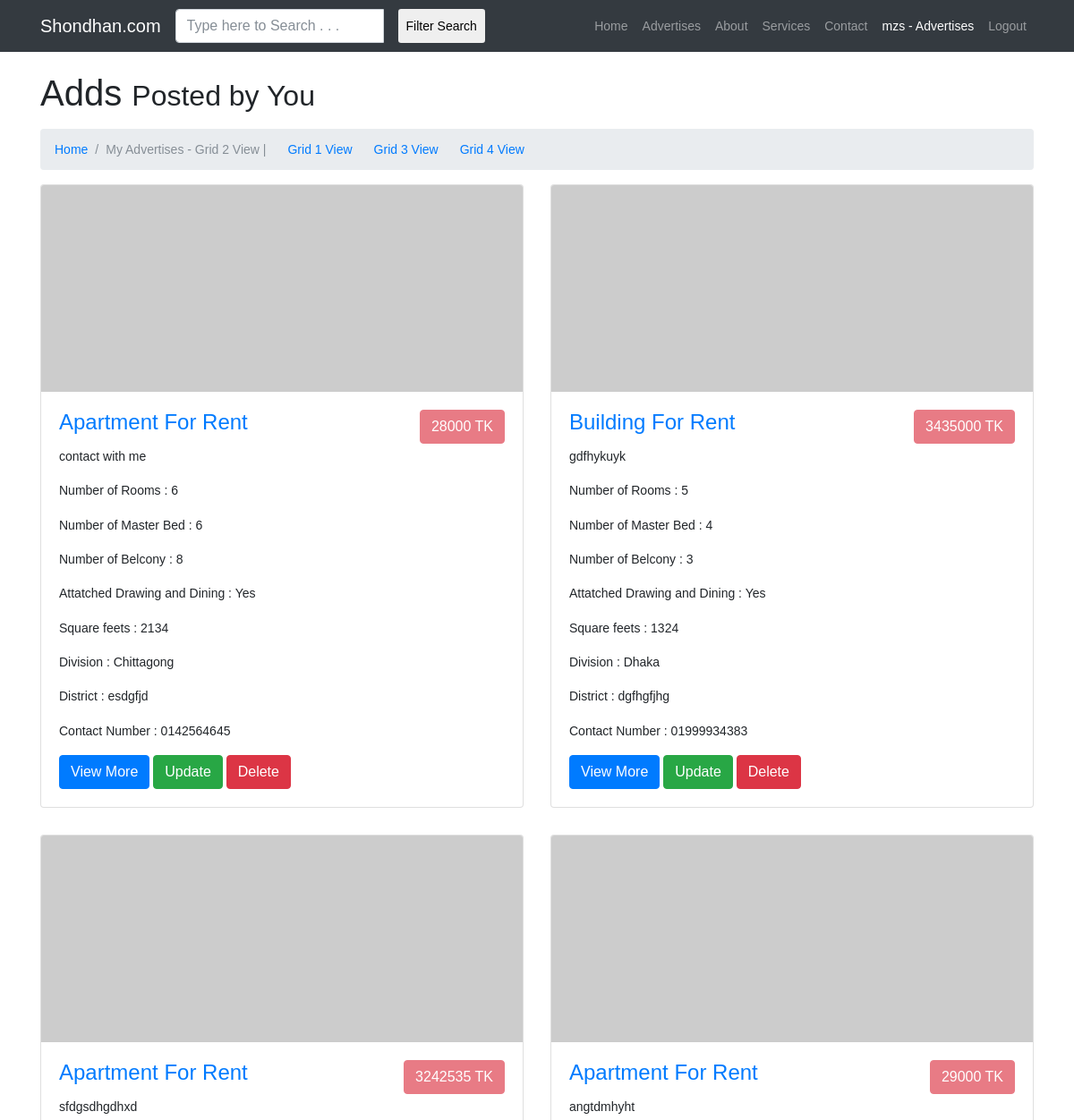
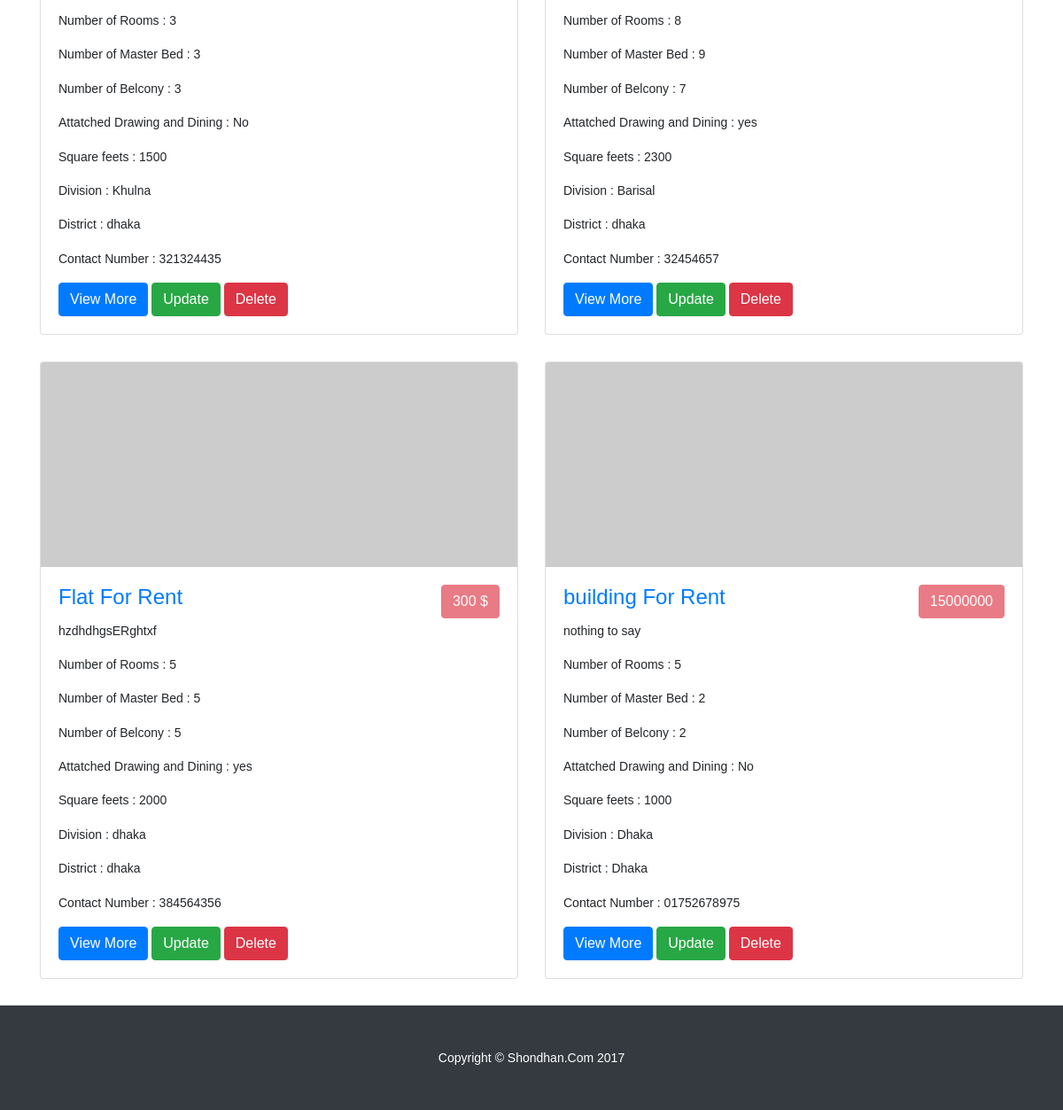
The app's page /userAdds-g2.php (signed in) with its own data (2 pictures, top to bottom).
### tables this page shows
CREATE TABLE `advertises` (
  `aid` int(10) NOT NULL,
  `addOwner` varchar(20) NOT NULL,
  `addOwnerID` int(10) NOT NULL,
  `addFor` varchar(10) NOT NULL,
  `addType` varchar(15) DEFAULT NULL,
  `bed` int(4) NOT NULL,
  `masterBeed` int(4) NOT NULL,
  `belcony` int(4) NOT NULL,
  `attachedDD` varchar(5) DEFAULT NULL,
  `squareFeet` int(5) DEFAULT NULL,
  `price` varchar(15) NOT NULL,
  `contactNo` varchar(15) NOT NULL,
  `floor` varchar(4) DEFAULT NULL,
  `division` varchar(20) NOT NULL,
  `district` varchar(20) NOT NULL,
  `location` varchar(50) DEFAULT NULL,
  `inDetail` varchar(200) DEFAULT NULL,
  `date` varchar(12) DEFAULT NULL
);

### userAdds-g2.php (the view, shortened to what this page needs)
<!DOCTYPE html>
<html lang="en">
  <head>
    <link href="vendor/bootstrap/css/bootstrap.min.css" rel="stylesheet">
    <link href="css/modern-business.css" rel="stylesheet">
    <link href="css/addupdate.css" rel="stylesheet">
  </head>
  <body>
    <?php
        $conn=mysqli_connect("localhost","root","","shondhan");
        $username = "";
        $count = 0;
        if (!isset($_SESSION['username'])) {
        }else{
            $username = $_SESSION['username'];
        }
            ?>
    <nav class="navbar fixed-top navbar-expand-lg navbar-dark bg-dark fixed-top">
      <div class="container">
        <a class="navbar-brand" href="index.php">Shondhan.com</a>
        <div class="col-xs-4 col-sm-offset-3">
            <div id="imaginary_container">
                <div class="input-group stylish-input-group">
                        <input type="text" class="form-control" onkeyup="getStates(this.value)" name="srch_bx" placeholder="Type here to Search . . ." />
                        <button id="filterB" class="btn btn-sm ml-3">Filter Search</button>
                </div>
            </div>
          </div>
        <div class="collapse navbar-collapse" id="navbarResponsive">
          <ul class="navbar-nav ml-auto">
            <li class="nav-item">
              <a class="nav-link" href="index.php">Home</a>
            </li>
            <li class="nav-item">
              <a class="nav-link" href="portfolio-1-col.php">Advertises</a>
            </li>
            <li class="nav-item">
              <a class="nav-link" href="about.html">About</a>
            </li>
            <li class="nav-item">
              <a class="nav-link" href="services.html">Services</a>
            </li>
            <li class="nav-item">
              <a class="nav-link" href="contact.php">Contact</a>
            </li>
            <?php
                        if (isset($_SESSION['username'])) {
                    ?>
            <li class="nav-item active">
              <a class="nav-link" href="myprofile.php"><?php echo $username; ?> - Advertises</a>
            </li>
            <li class="nav-item">
              <a class="nav-link" href="?logout">Logout</a>
            </li>
            <?php
                        }else{
                    ?>
            <li class="nav-item">
              <a class="nav-link" href="logreg.php">Login/Register</a>
            </li>
            <?php
                        }
                    ?>
          </ul>
        </div>
      </div>
    </nav>
    <div class="container">
      <h1 class="mt-4 mb-3">Adds
        <small>Posted by You</small>
      </h1>
      <ol class="breadcrumb">
        <li class="breadcrumb-item">
          <a href="index.php">Home</a>
        </li>
        <li class="breadcrumb-item active">My Advertises - Grid 2 View | </li>
        <li class="ml-4">
          <a href="userAdds.php">Grid 1 View</a>
        </li>
        <li class="ml-4">
          <a href="userAdds-g3.php">Grid 3 View</a>
        </li>
        <li class="ml-4">
          <a href="userAdds-g4.php">Grid 4 View</a>
        </li>
      </ol>
    </div>
    <div class="container" id="main-body">
          <?php
        $sql="SELECT * FROM advertises where addOwner='$username' ORDER BY aid DESC";
        $query=mysqli_query($conn, $sql);
        if(mysqli_num_rows($query)>0)
        {
            while($row=mysqli_fetch_object($query))
            {
                $addID = $row->aid;
                $addOwner = $row->addOwner;
                $addFor = $row->addFor;
                $addType = $row->addType;
                $bed = $row->bed;
                $mstrBed = $row->masterBeed;
                $belcony = $row->belcony;
                $dAd = $row->attachedDD;
                $sqr_ft = $row->squareFeet;
                $price = $row->price;
                $mobileNO = $row->contactNo;
                $division = $row->division;
                $district = $row->district;
                $inDetail = $row->inDetail;
                $dir = "uploads\\shondhan_users\\";
                $addDir = $dir . "$addOwner\\"."$addID\\";
                $picName = "$addOwner"."$addID";
                $picPath = "$addDir"."$picName"."0";
                    $getPic = $picPath . ".jpg";
                    if (file_exists($getPic)) {
                        $getPic = $picPath . ".jpg";
                    } else {
                        $getPic = $picPath . ".jpeg";
                        if (file_exists($getPic)) {
                            $getPic = $picPath . ".jpeg";
                        } else {
                            $getPic = $picPath . ".png";
                            if (file_exists($getPic)) {
                                $getPic = $picPath . ".png";
                            } else {
                                $getPic = $picPath . ".gif";
                                if (file_exists($getPic)) {
                                    $getPic = $picPath . ".gif";
                                } else {
                                    $getPic ="http://placehold.it/700x300";
                                }
                            }
                        }
                    }
                    if($count%2==0)
                    {
                        ?>
                        <div class="row">
                        <?php
                    }
                    $count++;
                ?>
        <div class="col-lg-6 portfolio-item">
          <div class="card h-100">
            <a href="#"><img class="card-img-top" src="<?php echo $getPic; ?>" alt=""></a>
            <div class="card-body">
              <h4 class="card-title">
                <a href="portfolio-item.php?aid=<?php echo $addID; ?> "><?php echo $addType; ?> For <?php echo $addFor; ?></a><a class="btn btn-danger disabled float-right" href=""><?php echo $price; ?>
          </a>
              </h4>
          <p class="card-text"><?php echo $inDetail; ?></p>
          <p class="card-text"> Number of Rooms : <span class="t-rooms"><?php echo $bed; ?></span></p>
          <p class="card-text"> Number of Master Bed : <span class="mb-rooms"><?php echo $mstrBed; ?></span></p>
          <p class="card-text"> Number of Belcony : <span class="belcony"><?php echo $belcony; ?></span></p>
          <p class="card-text"> Attatched Drawing and Dining : <span class="a-dd"><?php echo $dAd; ?></span></p>
          <p class="card-text"> Square feets : <span class="sqr-ft"><?php echo $sqr_ft; ?></span></p>
          <p class="card-text"> Division : <span class="division"><?php echo $division; ?></span></p>
          <p class="card-text"> District : <span class="district"><?php echo $district; ?></span></p>
          <p class="card-text"> Contact Number : <span class="contact"><?php echo $mobileNO; ?></span></p>
          <a class="btn btn-primary" href="portfolio-item.php?aid=<?php echo $addID; ?> ">View More
          </a>
          <?php
                        if($username==$addOwner)
                        {
                    ?>
          <a class="btn btn-success" href="?btnUpdt=<?php echo $addID; ?> ">Update
          </a>
          <a class="btn btn-danger" href="?deleteAdd=<?php echo $addID; ?> ">Delete
          </a>
                              <?php
                        }
                    ?>
            </div>
          </div>
        </div>
        <?php
                if($count%2==0)
                {
                    ?>
                          </div>
        <?php
                }
            }
        }
    ?>
    </div>
    <footer class="py-5 bg-dark">
      <div class="container">
        <p class="m-0 text-center text-white">Copyright &copy; Shondhan.Com 2017</p>
      </div>
    </footer>
  </body>
</html>

### css/modern-business.css (style rules this page uses)
body { padding-top: 54px; }
@media (min-width: 992px) { body { padding-top: 56px; } }
.portfolio-item { margin-bottom: 30px; }

### css/addupdate.css (style rules this page uses)
body { font-family: Arial, Helvetica, sans-serif; font-size: 14px; line-height: 1.6; }

### records on screen
advertises: addType "Apartment", addFor "Rent", price "28000 TK", inDetail "contact with me", bed "6", masterBeed "6", belcony "8", attachedDD "Yes", squareFeet "2134", division "Chittagong", district "esdgfjd", contactNo "0142564645"
advertises: addType "Building", addFor "Rent", price "3435000 TK", inDetail "gdfhykuyk", bed "5", masterBeed "4", belcony "3", attachedDD "Yes", squareFeet "1324", division "Dhaka", district "dgfhgfjhg", contactNo "01999934383"
advertises: addType "Apartment", addFor "Rent", price "3242535 TK", inDetail "sfdgsdhgdhxd", bed "3", masterBeed "3", belcony "3", attachedDD "No", squareFeet "1500", division "Khulna", district "dhaka", contactNo "321324435"
advertises: addType "Apartment", addFor "Rent", price "29000 TK", inDetail "angtdmhyht", bed "8", masterBeed "9", belcony "7", attachedDD "yes", squareFeet "2300", division "Barisal", district "dhaka", contactNo "32454657"
advertises: addType "Flat", addFor "Rent", price "300 $", inDetail "hzdhdhgsERghtxf", bed "5", masterBeed "5", belcony "5", attachedDD "yes", squareFeet "2000", division "dhaka", district "dhaka", contactNo "384564356"
advertises: addType "building", addFor "Rent", price "15000000", inDetail "nothing to say", bed "5", masterBeed "2", belcony "2", attachedDD "No", squareFeet "1000", division "Dhaka", district "Dhaka", contactNo "01752678975"

### other values on screen
$username "mzs"
